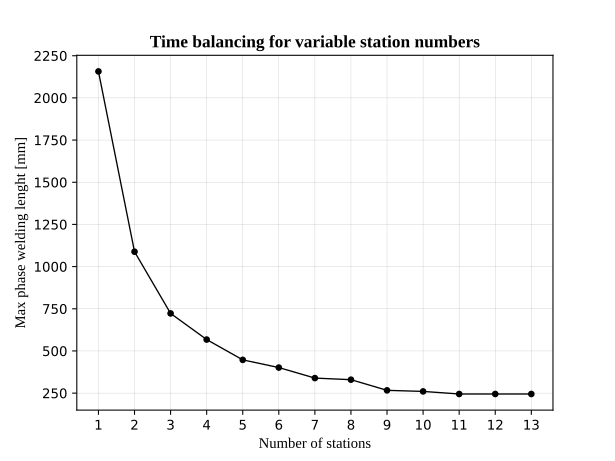

This figure's Python source:
import os
import csv
import matplotlib.pyplot as plt


MFCS_RGB = [(153, 153, 153), (0, 101, 189), (0, 0, 0), (159, 186, 54)]


def set_cols():
    for i, sett in enumerate(MFCS_RGB):
        temp_list = []
        for elem in sett:
            temp_list.append(elem / 255)
        MFCS_RGB[i] = (temp_list[0], temp_list[1], temp_list[2])
    return MFCS_RGB


def plot_variable_num_stations(result_dict, res_dir):
    plt.figure()
    num_stations_vals = [float(x) for x in list(result_dict.keys())]
    max_phase_vals = [float(y) for y in list(result_dict.values())]
    plt.plot(
        num_stations_vals,
        max_phase_vals,
        ".-",
        color=MFCS_RGB[2],
        markersize=8,
        linewidth=1,
    )
    plt.xticks(num_stations_vals)
    plt.xlabel("Number of stations", fontname="Liberation Serif", fontsize=11)
    plt.ylabel(
        "Max phase welding lenght [mm]", fontname="Liberation Serif", fontsize=11
    )
    plt.title(
        "Time balancing for variable station numbers",
        fontname="Liberation Serif",
        fontsize=13,
        fontweight="bold",
    )
    plt.grid(True, linewidth=0.3, color="gray", alpha=0.4)
    plt.savefig(os.path.join(res_dir, "plot_multiple_station_numbers.svg"), dpi=1200)
    plt.close()


def get_csv_data(csv_file):
    res = {}
    with open(csv_file, mode="r", encoding="utf-8") as f:
        csv_r = csv.reader(f)
        next(csv_r)
        for row_val in csv_r:
            res[row_val[0]] = row_val[1]
    return res


if __name__ == "__main__":
    CSV_FNAME = "experiments/multiple_stations/test_multiple_station_numbers.csv"
    set_cols()
    multiple_stations_res = get_csv_data(CSV_FNAME)
    print(multiple_stations_res)

    plot_variable_num_stations(multiple_stations_res, os.path.dirname(CSV_FNAME))
